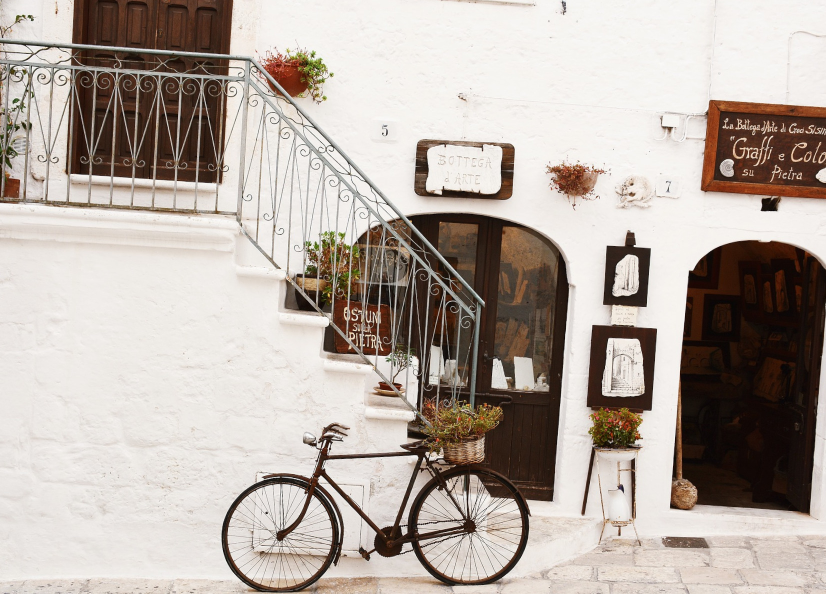
#> input picture sample_photos/0004.jpg, 1652 x 1188 px, found by its file name (shown at 1/2 size)
$ python bilateral_canny_hough.py
#> lines starting #> are read from the running program, lines starting #| are printed output that depends on the picture; after the words box and inside, x2 and y2 are one past the last pixel; in counts of white or black regions, pixels touching at a corner belong together; long printed decimals are rounded
import cv2 as cv
import numpy as np
from matplotlib import pyplot as plt
from matplotlib import image as image

# prints lines from hough line transform to image
def printLinesToImage(img, lines):
	for x in range(0, len(lines)):
		for rho,theta in lines[x]:
			a = np.cos(theta)
			b = np.sin(theta)
			x0 = a*rho
			y0 = b*rho
			x1 = int(x0 + 1000*(-b))
			y1 = int(y0 + 1000*(a))
			x2 = int(x0 - 1000*(-b))
			y2 = int(y0 - 1000*(a))

			cv.line(img, (x1, y1), (x2, y2), (255, 0, 0), 2)
	print(len(lines))

imageName = '../sample_photos/0004.jpg'


bilateralBlur = True
bilateralBlurStrength = 8


# read image
imgBlack = cv.imread(imageName, cv.IMREAD_GRAYSCALE)
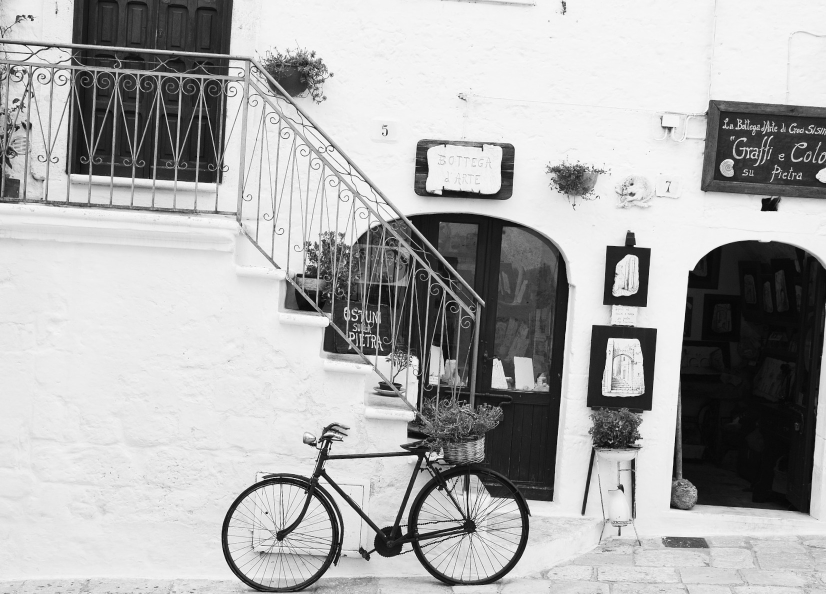
#> imgBlack: shape (1188, 1652) (shown at 1/2 size); min 0, max 255, mean 174.1

width = imgBlack.shape[1]
#> width = 1652
height = imgBlack.shape[0]
#> height = 1188
#
if width > height:
	newHeight = int(1000*height/width)
#> newHeight = 719
	imgBlack = cv.resize(imgBlack, (1000, newHeight), cv.INTER_AREA)
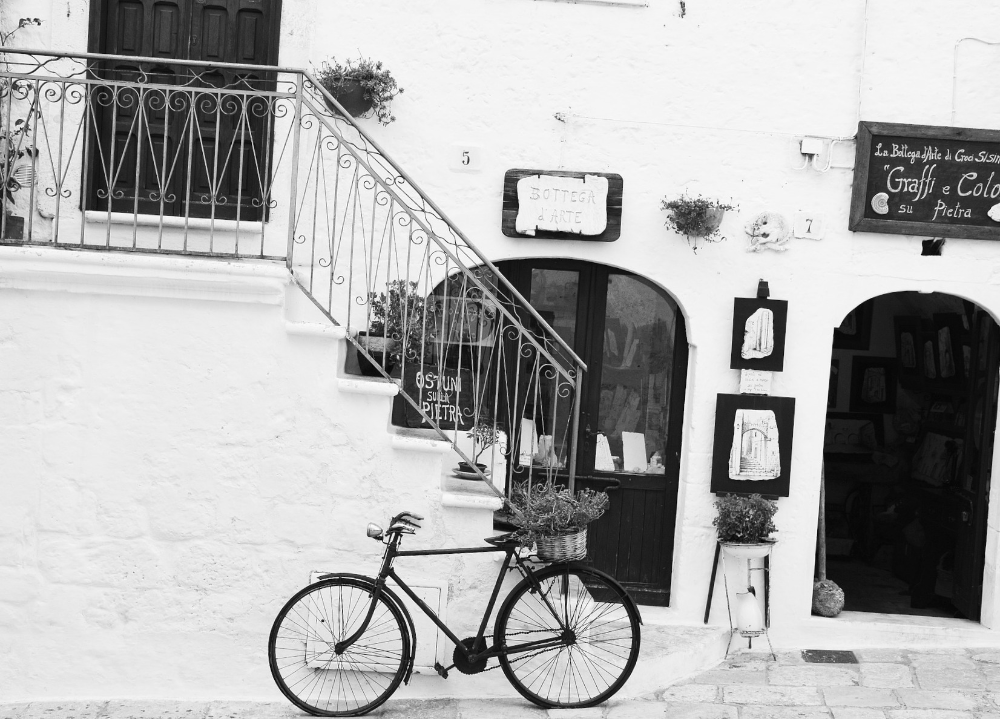
#> imgBlack: shape (719, 1000); min 3, max 254, mean 174

else:
	newWidth = int(1000*width/height)
	imgBlack = cv.resize(imgBlack, (newWidth, 1000), cv.INTER_AREA)

imgBlack = cv.equalizeHist(imgBlack)
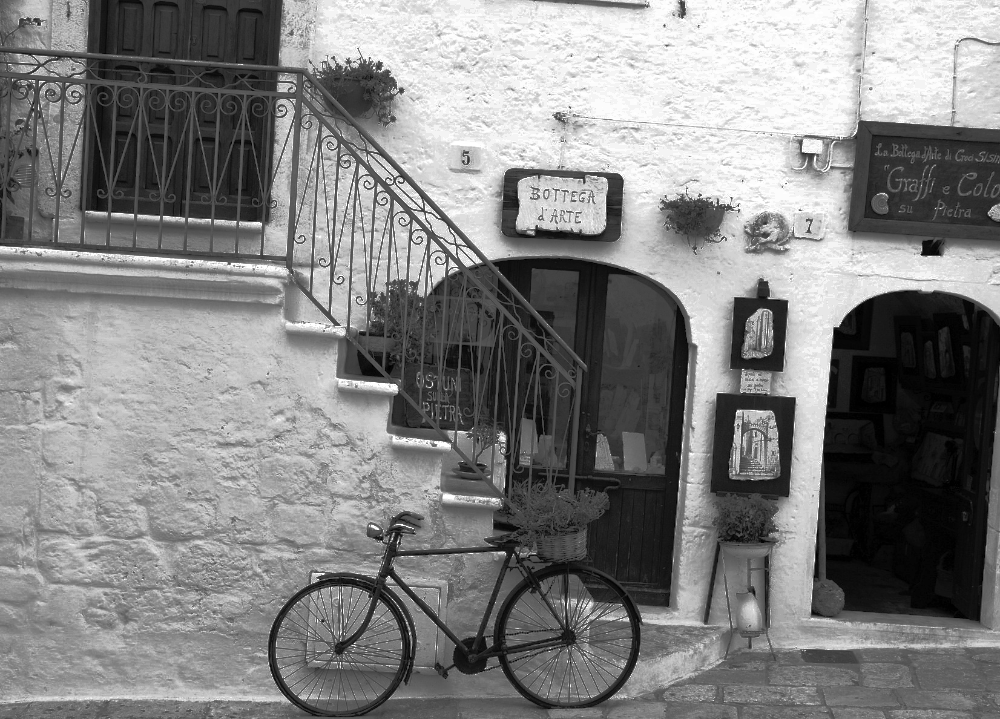
#> imgBlack: shape (719, 1000); min 0, max 255, mean 129.4
clahe = cv.createCLAHE(2, (8, 8))
imgBlack = clahe.apply(imgBlack)
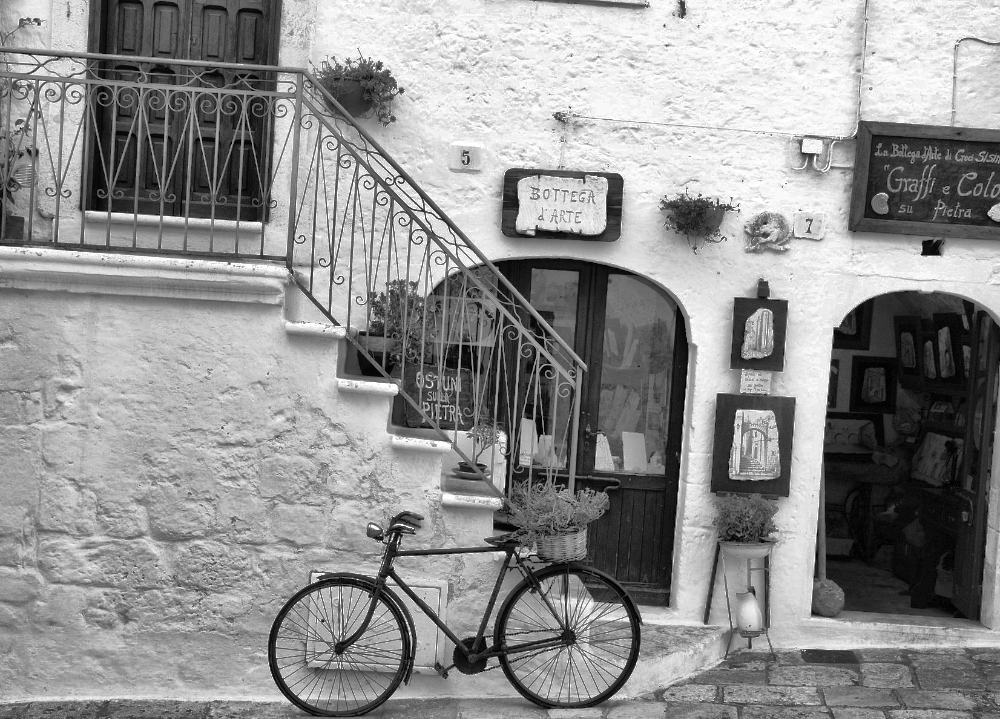
#> imgBlack: shape (719, 1000); min 0, max 255, mean 144.4
# apply bilateral blur filter
# idk what other two parameters do yet
if (bilateralBlur):
	blurredImg = cv.bilateralFilter(imgBlack, bilateralBlurStrength, 100, 100)
else:
	blurredImg = imgBlack

# cannyLowTreshod = 50
# cannyHighTreshold = 200
# cannyAperture = 3

cannyLowTreshod = np.median(blurredImg)-blurredImg.std()
#> cannyLowTreshod = 88.06
cannyHighTreshold = np.median(blurredImg)+blurredImg.std()
#> cannyHighTreshold = 223.9
cannyAperture = 3

print(cannyLowTreshod, cannyHighTreshold)
#| 88.060 223.940

# apply canny edge detection on the blurred image
edges = cv.Canny(blurredImg, cannyLowTreshod, cannyHighTreshold, cannyAperture)
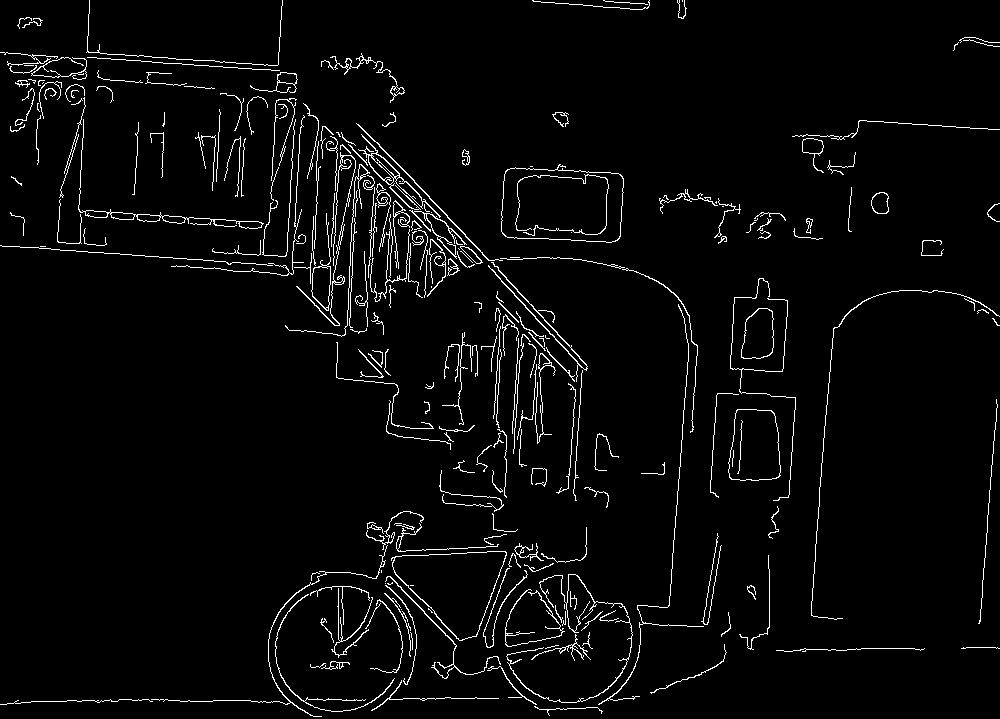
#> edges: shape (719, 1000); 3.4% white in thin lines or dots

# find lines from the edges
lines = cv.HoughLines(edges, 1, np.pi/180, 200)
#> lines = [[245, 1.64], [-180, 2.39]]
# printLinesToImage(imgBlack, lines)


lines = cv.HoughLinesP(edges, 1, np.pi/180, 60, minLineLength=100, maxLineGap=30)
#> lines = 150 rows, first 6: [0, 245, 445, 276], [399, 165, 587, 366], [67, 700, 250, 700], [386, 699, 548, 697], [347, 325, 357, 124], [249, 63, 457, 271]
for line in lines:
	for x1, y1, x2, y2 in line:
		cv.line(imgBlack, (x1, y1), (x2, y2), (255, 255, 255), 2)
#> this loop made 150 passes
#> line on passes 1 to 12: [[0, 245, 445, 276]], [[399, 165, 587, 366]], [[67, 700, 250, 700]], [[386, 699, 548, 697]], [[347, 325, 357, 124]], [[249, 63, 457, 271]], [[362, 136, 525, 305]], [[365, 149, 479, 263]], [[336, 132, 543, 339]], [[260, 64, 385, 189]], [[242, 63, 453, 274]], [[668, 624, 690, 323]]
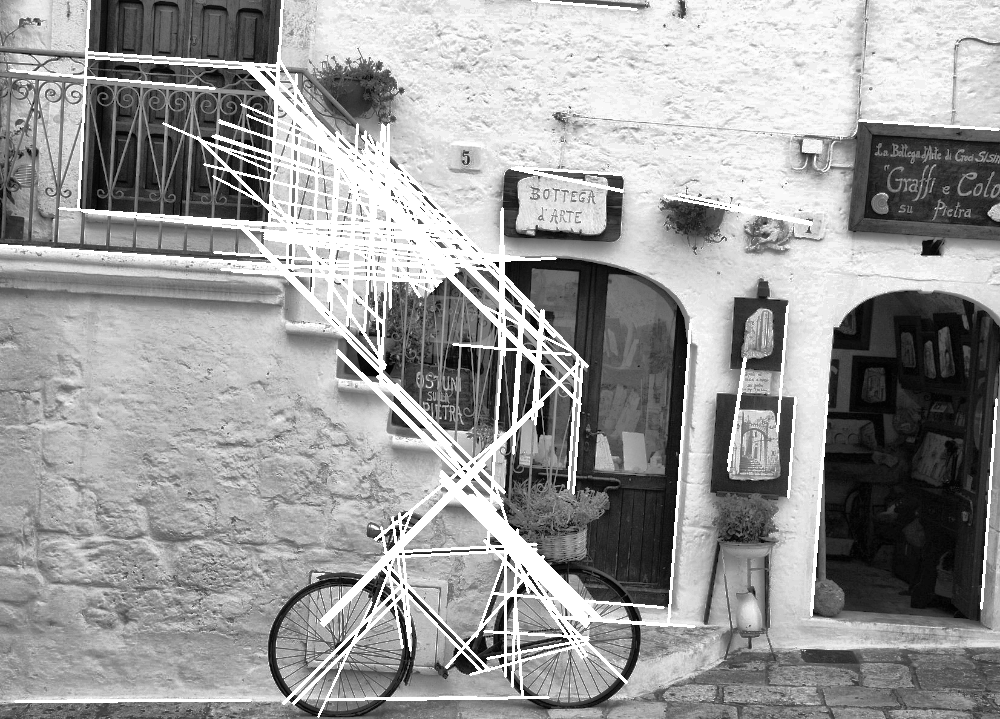
#> imgBlack: shape (719, 1000); 8.42% of pixels changed, all inside (x1, y1, x2, y2) = (0, 0, 1000, 718)

print(len(lines))
#| 150

cv.imwrite("lines.png", imgBlack)
cv.imwrite("edges.png", edges)


# plot images
fig, axs = plt.subplots(2, 2)
axs[0, 0].imshow(blurredImg, "gray")
# axs[0, 0].set_title('Original')
axs[0, 1].imshow(blurredImg, 'gray')
# axs[0, 1].set_title('Bilateral blur')
axs[1, 0].imshow(edges, 'gray')
# axs[1, 0].set_title('Canny Edge')
axs[1, 1].imshow(cv.cvtColor(imgBlack, cv.COLOR_BGR2RGB))
# axs[1, 1].set_title('Hough lines')

plt.show()
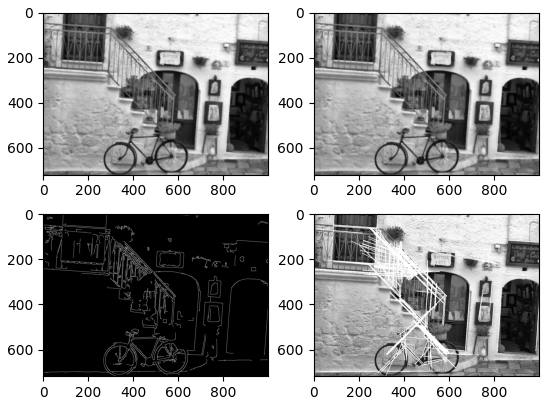
#> figure drawn by matplotlib, 4 panels

$ run again, with sample_photos/0001.jpg copied over sample_photos/0004.jpg
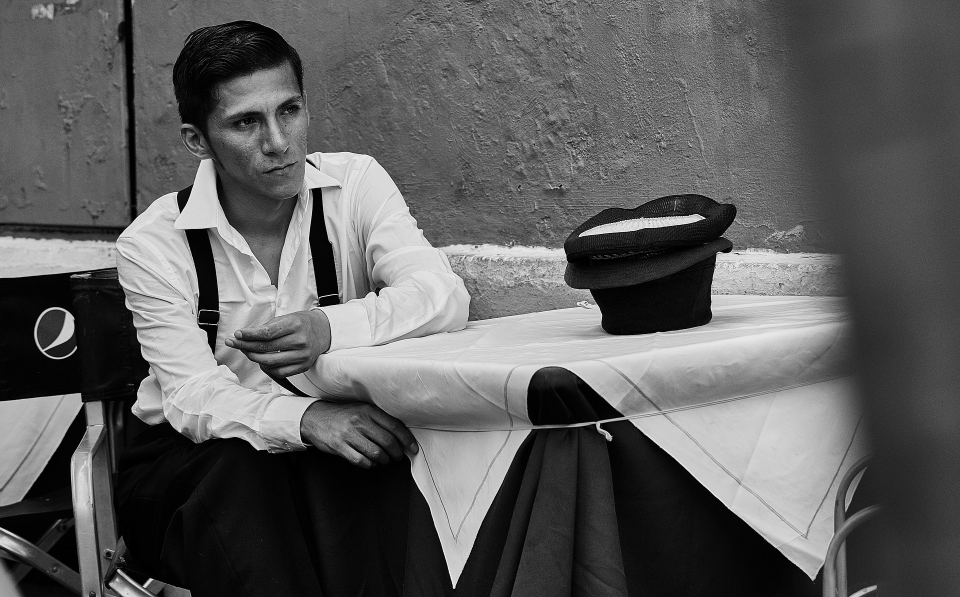
#> input picture sample_photos/0001.jpg, 1920 x 1194 px, found by its file name (shown at 1/2 size)
#> imgBlack is the input picture: shape (1194, 1920); min 0, max 255, mean 93.9
#> cannyLowTreshod = 59.44
#> cannyHighTreshold = 190.6
#| 59.439 190.561
#> `edges = cv.Canny(blurredImg, cannyLowTreshod, cannyHighTreshold, canny..`:
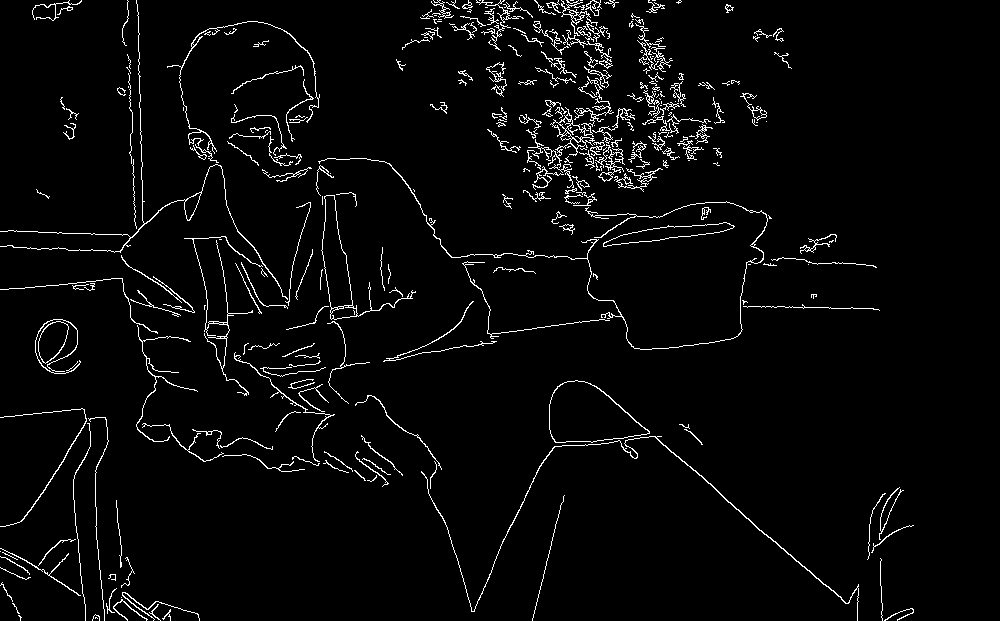
#> edges: shape (621, 1000); 3.4% white in thin lines or dots
#> `lines = cv.HoughLines(edges, 1, np.pi/180, 200)`: lines = [[-100, 2.29]]
#> `lines = cv.HoughLinesP(edges, 1, np.pi/180, 60, minLineLength=100, max..`: lines = 120 rows, first 6: [599, 388, 857, 612], [721, 495, 857, 614], [740, 306, 873, 308], [532, 620, 563, 496], [201, 270, 346, 255], [238, 383, 494, 342]
#> the loop `for line in lines:` made 120 passes
#| 120
#> `plt.show()`:
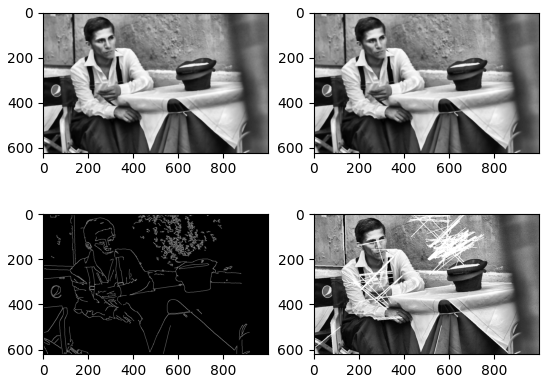
#> figure drawn by matplotlib, 4 panels

$ run again, with sample_photos/0002.jpg copied over sample_photos/0004.jpg
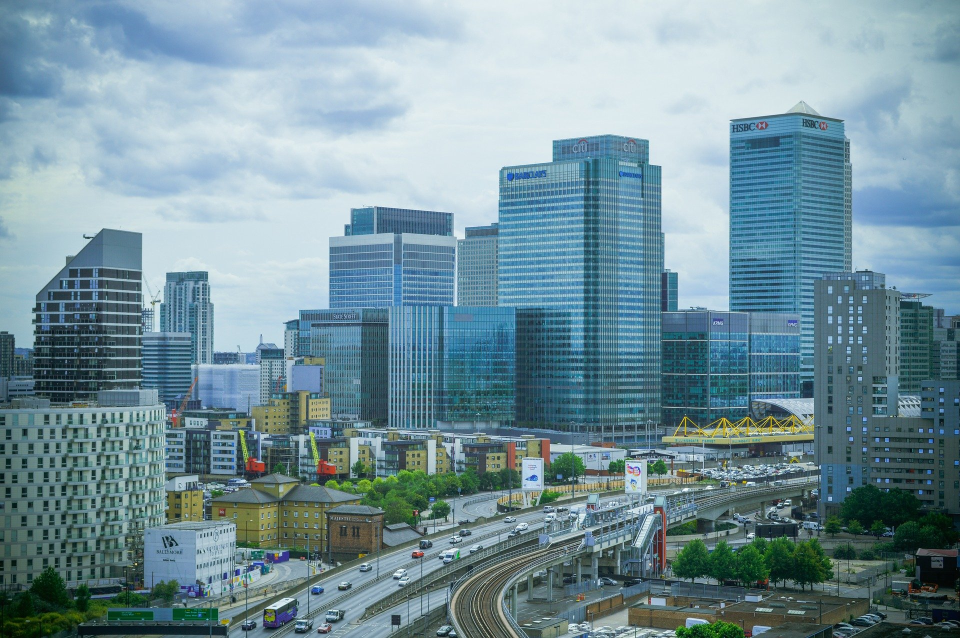
#> input picture sample_photos/0002.jpg, 1920 x 1276 px, found by its file name (shown at 1/2 size)
#> cannyLowTreshod = 71.93
#> cannyHighTreshold = 200.1
#| 71.927 200.073
#> `edges = cv.Canny(blurredImg, cannyLowTreshod, cannyHighTreshold, canny..`:
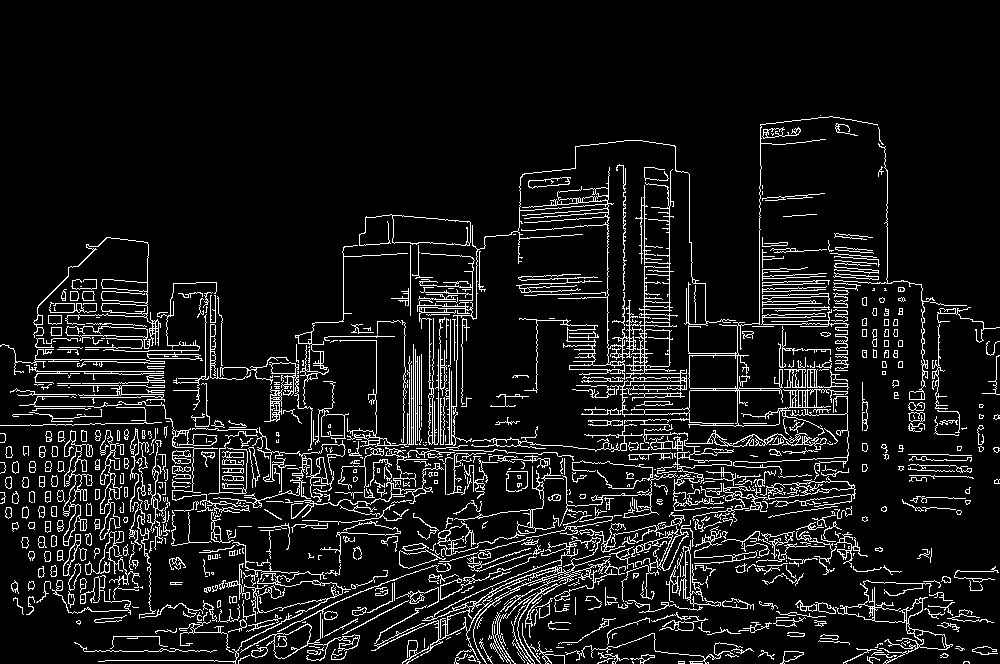
#> edges: shape (664, 1000); 9% white in thin lines or dots, all inside (x1, y1, x2, y2) = (0, 115, 1000, 664)
#> `lines = cv.HoughLines(edges, 1, np.pi/180, 200)`: lines = 180 rows, first 8: [373, 1.57], [425, 1.55], [390, 1.57], [644, 0], [448, 1.59], [458, 1.55], [414, 1.57], [480, 1.52]
#> `lines = cv.HoughLinesP(edges, 1, np.pi/180, 60, minLineLength=100, max..`: lines = 590 rows, first 6: [311, 435, 455, 442], [83, 649, 394, 583], [22, 414, 414, 497], [5, 481, 556, 452], [607, 662, 607, 183], [22, 540, 269, 501]
#> the loop `for line in lines:` made 590 passes
#| 590
#> `plt.show()`:
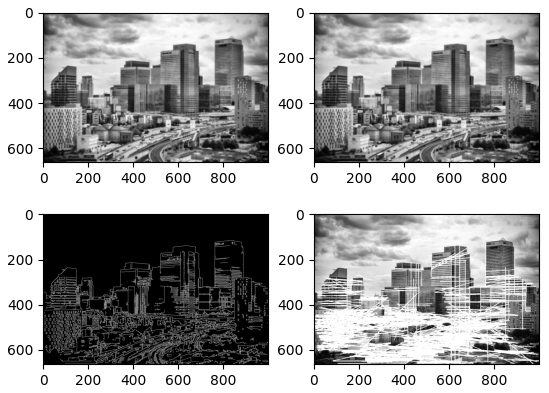
#> figure drawn by matplotlib, 4 panels
